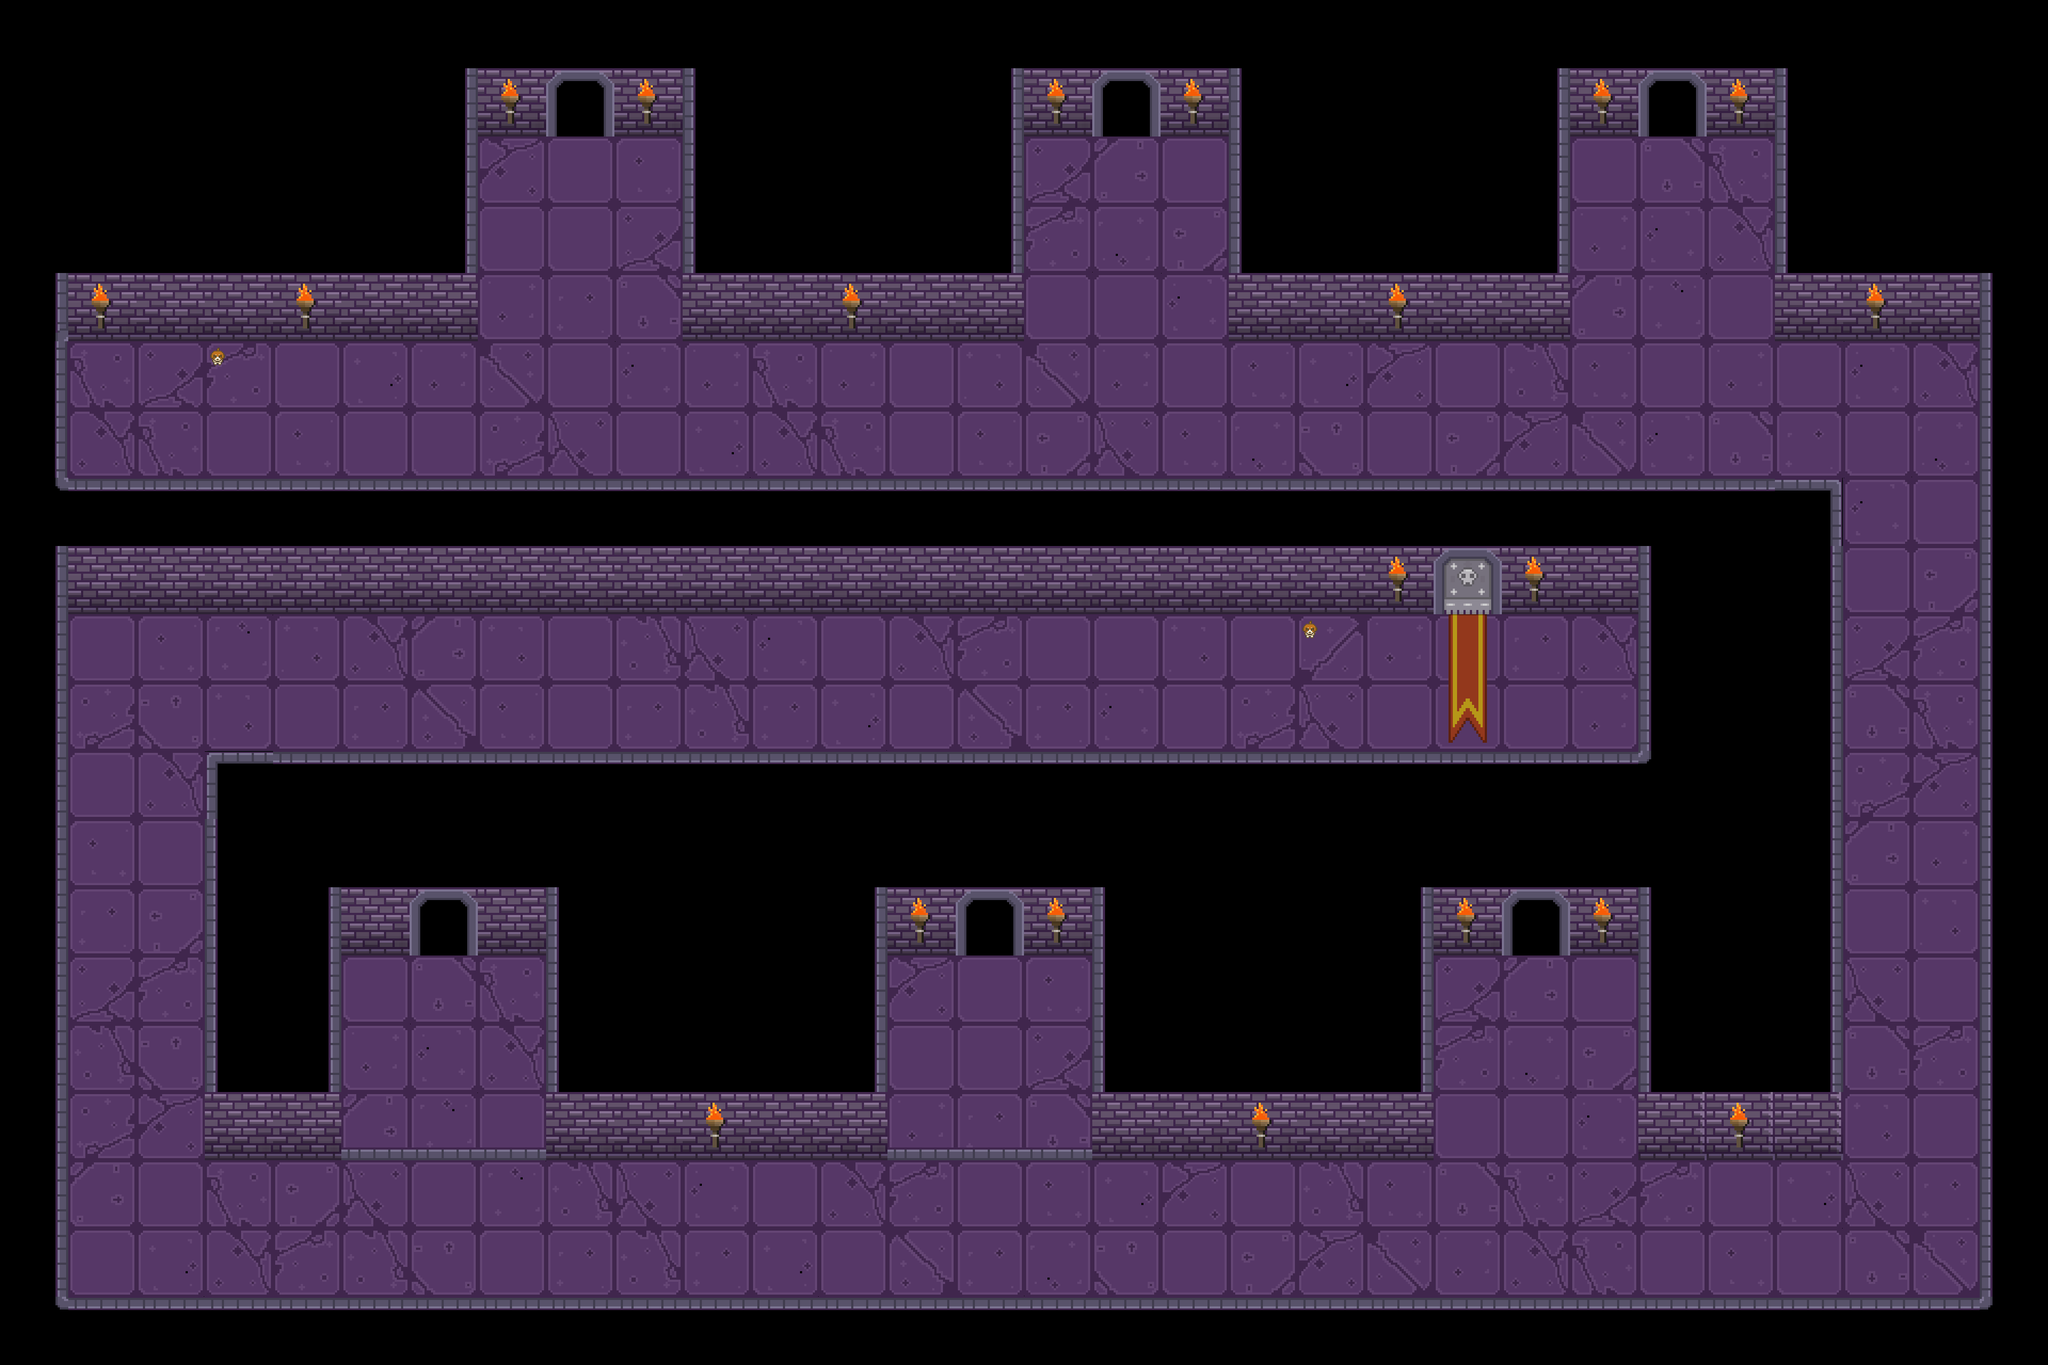

This game map was drawn from its Tiled (.tmx) file and the tilesets committed beside it. A one-line description and the trimmed map source follow:
An orthogonal 30x20 tile map with 128x128 px tiles, 5 tile layers (floor, wall, objects, door, ...) and 9 objects (player, hanoi, tohanoi, room0, bfs, ...).

<map version="1.10" tiledversion="1.11.0" orientation="orthogonal" renderorder="right-down" width="30" height="20" tilewidth="128" tileheight="128" infinite="0" nextlayerid="18" nextobjectid="44">
 <tileset firstgid="1" source="dungeon_tile2.tsx" />
 <layer id="11" name="floor" width="30" height="20">
  <data>[600 cells, 245 non-empty, 10 distinct tile ids]</data>
 </layer>
 <objectgroup id="14" name="player">
  <object id="29" name="player" x="256" y="640" />
  <object id="34" name="hanoi" x="1064" y="328" />
 </objectgroup>
 <layer id="10" name="wall" width="30" height="20">
  <data>[600 cells, 239 non-empty, 7 distinct tile ids]</data>
 </layer>
 <layer id="13" name="objects" width="30" height="20">
  <data>[600 cells, 21 non-empty, 2 distinct tile ids]</data>
 </layer>
 <layer id="12" name="door" width="30" height="20">
  <data>[600 cells, 7 non-empty, 2 distinct tile ids]</data>
 </layer>
 <objectgroup id="16" name="door">
  <object id="30" name="tohanoi" x="1024" y="128" width="92" height="122.667">
   <properties>
    <property name="path" value="../map/hanoi.tmx" />
   </properties>
  </object>
  <object id="38" name="room0" x="3072" y="128">
   <properties>
    <property name="path" value="../map/room0.tmx" />
    <property name="player" value="room0" />
   </properties>
  </object>
  <object id="39" name="bfs" x="3072" y="384">
   <properties>
    <property name="player" value="bfs" />
   </properties>
  </object>
  <object id="40" name="tosorting" x="2048" y="128">
   <properties>
    <property name="path" value="../map/sorting.tmx" />
   </properties>
  </object>
  <object id="41" name="sorting" x="2100" y="323.333" width="22" height="20" />
  <object id="42" name="node0" x="2816" y="1664">
   <properties>
    <property name="path" value="../map/{difficulty}/node0.tmx" />
    <property name="player" value="" />
   </properties>
  </object>
  <object id="43" x="2688" y="1024">
   <properties>
    <property name="path" value="../map/boss.tmx" />
   </properties>
  </object>
 </objectgroup>
 <layer id="17" name="npc" width="30" height="20">
  <data>[600 cells, 2 non-empty, 1 distinct tile ids]</data>
 </layer>
</map>
